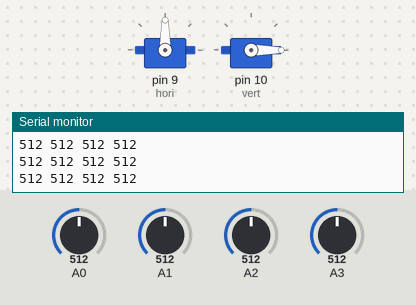
The sketch below on a simulated Arduino Uno, built with avr-gcc and run on an emulated ATmega328P. Parts: 2 × servo, the last lines printed to the serial monitor. Inputs (shaded band) come from the test bench; at power-on: A0 = 512, A1 = 512, A2 = 512, A3 = 512.

Above: at 4.2 s.
4.3 s: A0 set to 622
5.8 s: A0 set to 650
At 6.26 s:
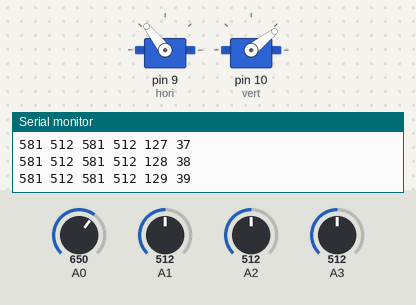
At 8.5 s:
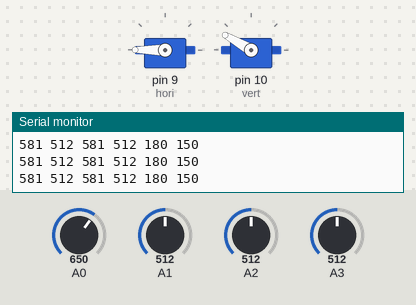
8.8 s: A1 set to 265
10.7 s: A1 set to 243
At 13.4 s:
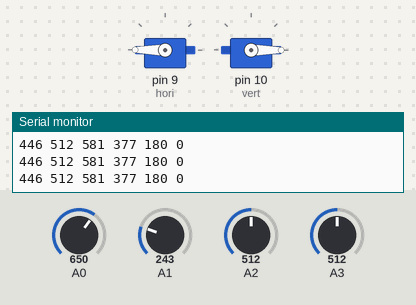
13.7 s: A0 set to 127
15.2 s: A0 set to 112
At 18.7 s:
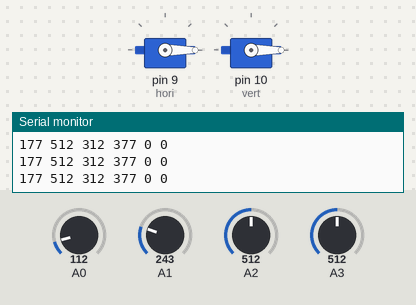
Timing chart, 0 to 19.2 s (numbered marks = the images above; inputs shaded):
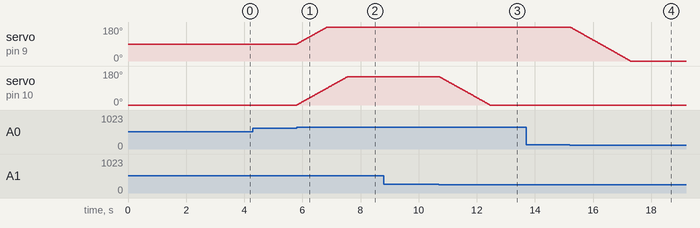

Measured:
- the behaviour switches between 633 and 634 on A0 (found by bisection; images 0 and 1)
- the behaviour switches between 254 and 253 on A1 (found by bisection; images 2 and 3)
- the behaviour switches between 122 and 121 on A0 (found by bisection; images 3 and 4)
- after the input at 5.8 s, servo on pin 9 (hori): moves from 90° to 180° over 1.0 s, starting at once; servo on pin 10 (vert): moves from 0° to 150° over 1.7 s, starting at once
- after the input at 10.7 s, servo on pin 10 (vert): moves from 150° to 0° over 1.7 s, starting at once
- after the input at 15.2 s, servo on pin 9 (hori): moves from 180° to 0° over 2.1 s, starting at once

The sketch:

Solar_power.ino
```cpp
#include<Servo.h>

Servo hori;
int sh = 90;
int sh_limitH = 180;
int sh_limitL = 0;


Servo vert;
int sv = 0;
int sv_limitH = 150;
int sv_limitL = 0;

void setup()
{
  Serial.begin(115200);
  pinMode(A0, INPUT);
  pinMode(A1, INPUT);
  pinMode(A2, INPUT);
  pinMode(A3, INPUT);
  hori.attach(9);
  vert.attach(10);
  hori.write(90);
  vert.write(0);
  delay(3000);
}

void loop()
{
  int lt = analogRead(A0);
  int rt = analogRead(A1);
  int ld = analogRead(A2);
  int rd = analogRead(A3);

  int avt = (lt + rt) / 2;  //上平均
  int avd = (ld + rd) / 2;  //下平均
  int avl = (lt + ld) / 2;  //左平均
  int avr = (rt + rd) / 2;  //右平均

  int dvert = avt - avd;  //垂直光強度偏差值
  int dhori = avl - avr;  //水平光強度偏差值
  int toler = 60;  //光強偏差量容忍值

  Serial.print(avt);
  Serial.print(" ");
  Serial.print(avd);
  Serial.print(" ");
  Serial.print(avl);
  Serial.print(" ");
  Serial.print(avr);
  Serial.print(" ");

  if (-toler > dhori || dhori > toler)
  {
    if (avl > avr)
    {
      sh = ++sh;
      if (sh > sh_limitH)
        sh = sh_limitH;
    }
    else if (avl < avr)
    {
      sh = --sh;
      if (sh < sh_limitL)
        sh = sh_limitL;
    }
    hori.write(sh);
    Serial.print(sh);
    Serial.print(" ");
  }

  if (-toler > dvert || dvert > toler)
  {
    if (avt > avd)
    {
      sv = ++sv;
      if (sv > sv_limitH)
        sv = sv_limitH;
    }
    if (avt < avd)
    {
      sv = --sv;
      if (sv < sv_limitL)
        sv = sv_limitL;
    }
    vert.write(sv);
    Serial.print(sv);
    Serial.print(" ");
  }
  Serial.println(" ");
  delay(10);
}
```
